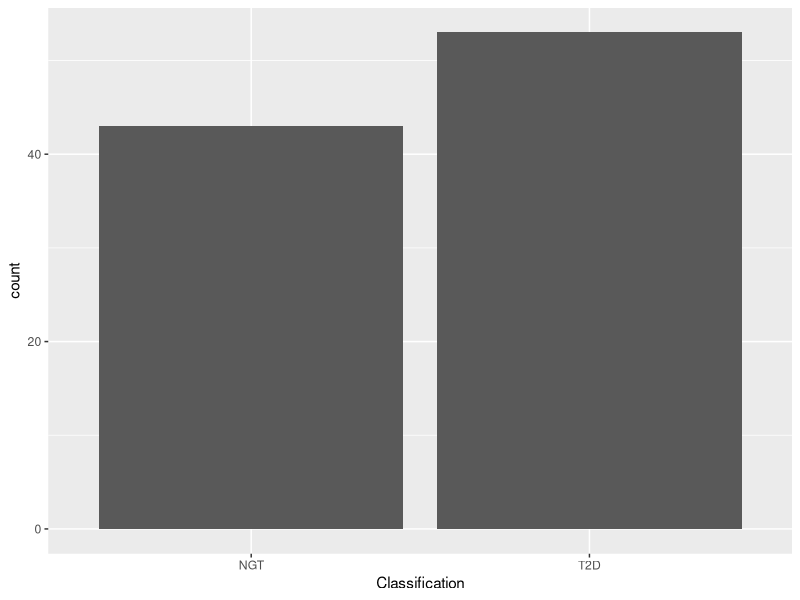
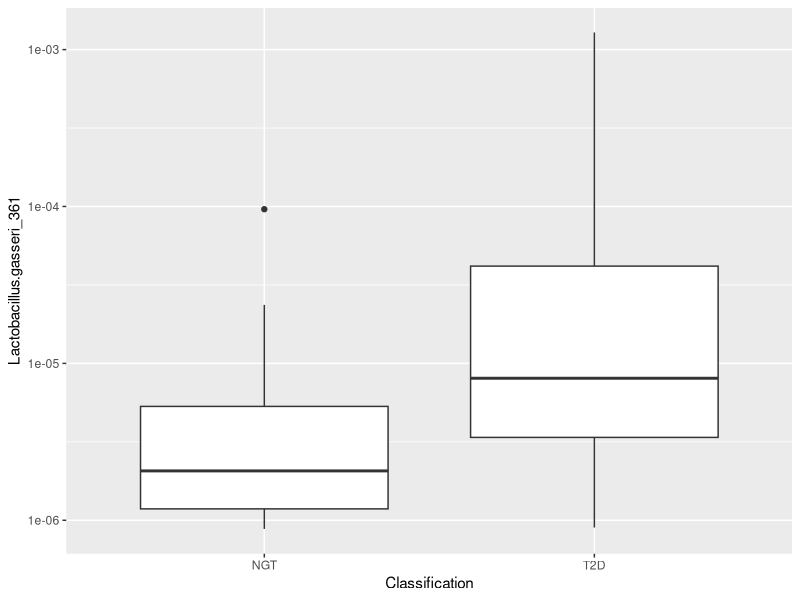
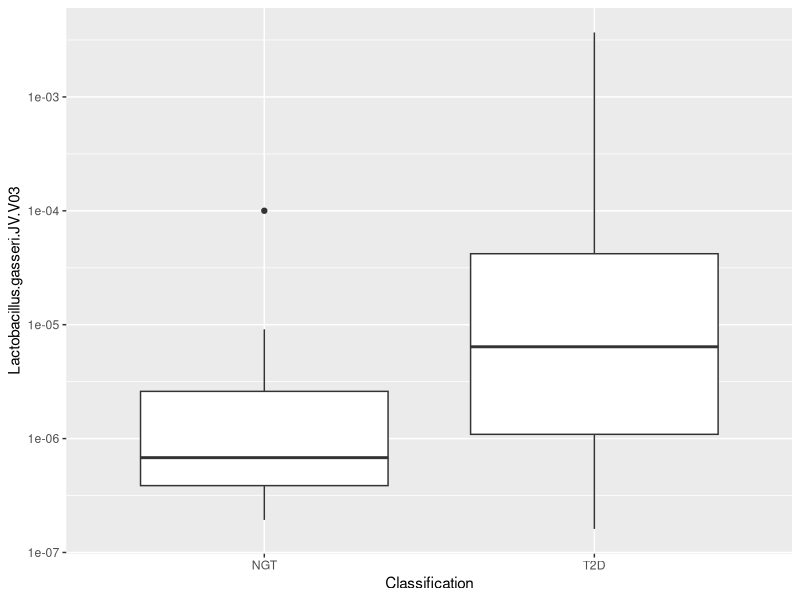
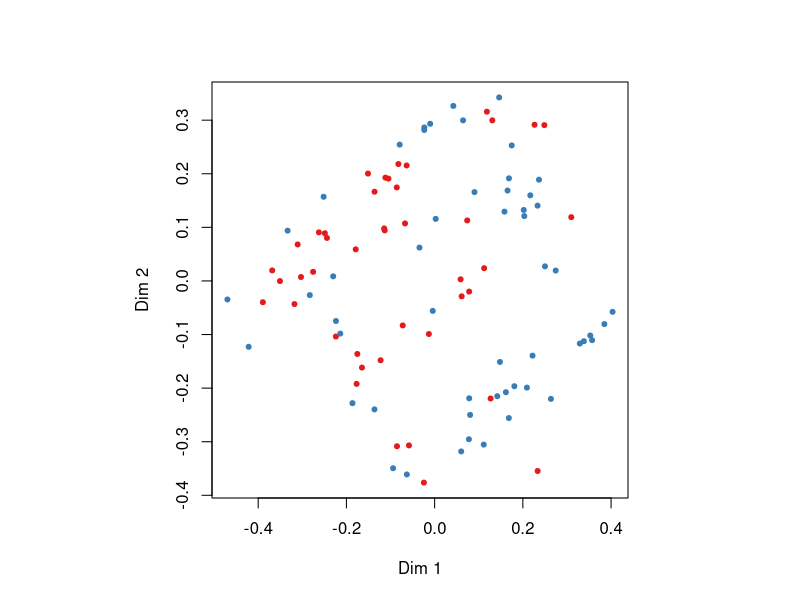
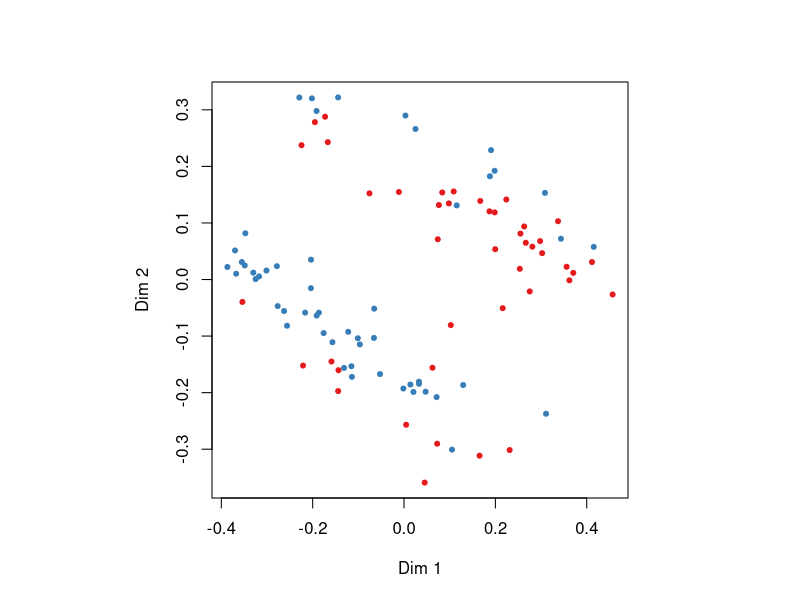

The R script that drew these images, in order:
## ---- chunk 1
library(randomForest)
library(ggplot2)
library(xtable)
library(plyr)
## ---- chunk 2
cluster.table <- read.delim("data/ClusterTable.txt", sep="\t", header=TRUE)
strain.table <- read.delim("data/StrainTable.txt", sep="\t", header=TRUE)
supptable3 <- read.csv("data/SuppTable3.csv")
## ---- chunk 3
supptable3 <- subset(supptable3, Classification != "IGT")
supptable3 <- transform(supptable3, Classification=factor(Classification))
## ---- chunk 4
cluster.table <- merge(supptable3[, c("Sample.ID", "Classification")], cluster.table, by.x="Sample.ID", by.y="Subjects")
strain.table <- merge(supptable3[, c("Sample.ID", "Classification")], strain.table, by.x="Sample.ID", by.y="Subject")

cluster.data <- cluster.table[, -1]
strain.data <- strain.table[, -1]

## ---- chunk 5
min.abundance <- 10**-5
strain.keep.abundances <- which(apply(strain.data[, -1], 2, function(x) any(x >= min.abundance)))

# Add one to account for the column I left out
strain.keep.abundances <- strain.keep.abundances + 1

# Top 915 by mean
strain.data <- strain.data[, c(1, strain.keep.abundances)]

## ---- chunk 6
p <- ggplot(cluster.table, aes(x=Classification))
p <- p + geom_bar()
p
## ---- chunk 7
# Helper function for computing wilcoxon and getting the p-value column-wise from a matrix
do.wilcoxon <- function(df, classif, ...) {
  colnames(df) <- "value"
  tmpdf <- data.frame(Classification=classif, value=df)
  wilcox.test(formula=value ~ Classification, data=tmpdf, ...)$p.val
}
## ---- chunk 8
wilcoxon.strains.gr <- adply(.data=strain.data[, -1], 2,
                             .fun=do.wilcoxon,
                             classif=strain.data[, 1],
                             alternative="g")
colnames(wilcoxon.strains.gr) <- c("Species", "p.val")
wilcoxon.strains.gr <- transform(wilcoxon.strains.gr, 
                                 p.adj=p.adjust(p.val, method="BH"))
wilcoxon.strains.gr <- wilcoxon.strains.gr[order(wilcoxon.strains.gr$p.adj, 
                                                 decreasing=FALSE), ]
wilcoxon.strains.gr <- subset(wilcoxon.strains.gr, p.adj <= 0.05)

wilcoxon.strains.le <- adply(.data=strain.data[, -1], 2,
                             .fun=do.wilcoxon,
                             classif=strain.data[, 1],
                             alternative="l")
colnames(wilcoxon.strains.le) <- c("Species", "p.val")
wilcoxon.strains.le <- transform(wilcoxon.strains.le,
                                 p.adj=p.adjust(p.val, method="BH"))
wilcoxon.strains.le <- wilcoxon.strains.le[order(wilcoxon.strains.le$p.adj,
                                                 decreasing=FALSE), ]
wilcoxon.strains.le <- subset(wilcoxon.strains.le, p.adj <= 0.05)
## ---- chunk 9
tbl.strains.gr <- xtable(wilcoxon.strains.gr)
print(tbl.strains.gr, type="html")
## ---- chunk 10
tbl.strains.le <- xtable(wilcoxon.strains.le)
print(tbl.strains.le, type="html")
## ---- chunk 11
wilcoxon.cluster.gr <- adply(.data=cluster.data[, -1], 2, 
                             .fun=do.wilcoxon,
                             classif=cluster.data[, 1], 
                             alternative="g")

colnames(wilcoxon.cluster.gr) <- c("Species", "p.val")

wilcoxon.cluster.gr <- transform(wilcoxon.cluster.gr, 
                                 p.adj=p.adjust(p.val, method="BH"))
wilcoxon.cluster.gr <- wilcoxon.cluster.gr[order(wilcoxon.cluster.gr$p.adj, 
                                                decreasing=FALSE), ]
wilcoxon.cluster.gr <- subset(wilcoxon.cluster.gr, p.adj <= 0.05)

wilcoxon.cluster.le <- adply(.data=cluster.data[, -1], 2,
                             .fun=do.wilcoxon,
                             classif=cluster.data[, 1],
                             alternative="l")

colnames(wilcoxon.cluster.le) <- c("Species", "p.val")
wilcoxon.cluster.le <- transform(wilcoxon.cluster.le, 
                                 p.adj=p.adjust(p.val, method="BH"))
wilcoxon.cluster.le <- wilcoxon.cluster.le[order(wilcoxon.cluster.le$p.adj, 
                                                 decreasing=FALSE), ]
wilcoxon.cluster.le <- subset(wilcoxon.cluster.le, p.adj <= 0.05)
## ---- chunk 12
tbl.cluster.gr <- xtable(wilcoxon.cluster.gr)
print(tbl.cluster.gr, type="html")
## ---- chunk 13
tbl.cluster.le <- xtable(wilcoxon.cluster.le)
print(tbl.cluster.le, type="html")
## ---- chunk 14
p <- ggplot(cluster.table, aes(x=Classification, y=Lactobacillus.gasseri_361))
p <- p + geom_boxplot() + scale_y_log10()
p
## ---- chunk 15
p <- ggplot(strain.table, aes(x=Classification, y=Lactobacillus.gasseri.JV.V03))
p <- p + geom_boxplot() + scale_y_log10()
p
## ---- chunk 16
rf.strains <- randomForest(Classification ~ ., data=strain.data,
                           mtry=500, replace=TRUE, ntree=10000,
                           importance=TRUE, proximity=TRUE,
                           do.trace=1000)
## ---- chunk 17
importance.strains <- rf.strains$importance
importance.strains <- importance.strains[order(importance.strains[, "MeanDecreaseAccuracy"], decreasing=TRUE), ]
importance.table <- xtable(head(importance.strains, 30))
print(importance.table, type="html")
## ---- chunk 18
MDSplot(rf.strains, strain.data$Classification)
## ---- chunk 19
rf.cluster <- randomForest(Classification ~ ., data=cluster.data,
                           mtry=500, replace=TRUE, ntree=10000,
                           importance=TRUE, proximity=TRUE,
                           do.trace=1000)
## ---- chunk 20
importance.clusters <- rf.cluster$importance[order(rf.cluster$importance[, "MeanDecreaseAccuracy"], decreasing=TRUE), ]
importance.table <- xtable(head(importance.clusters, 30))
print(importance.table, type="html")
## ---- chunk 21
MDSplot(rf.cluster, cluster.data$Classification)
